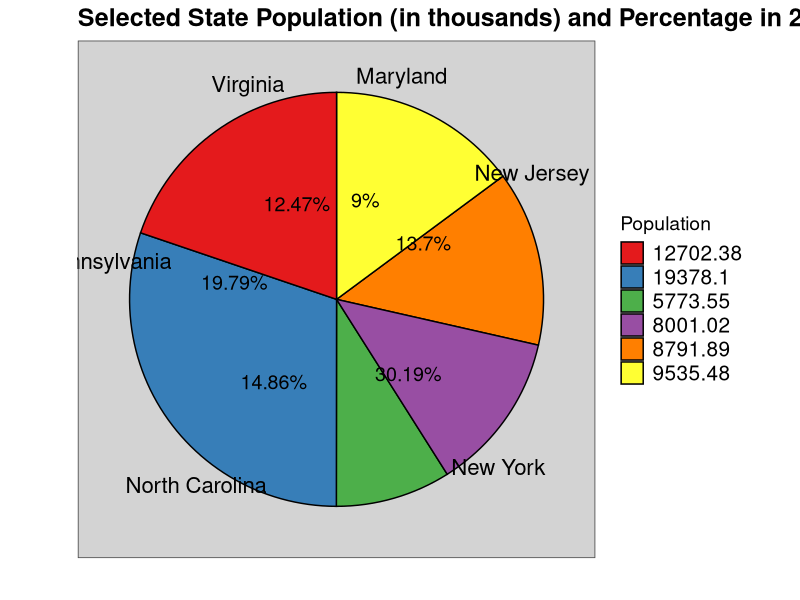

Recreate this plot in R.
# This script creates a pie chart using (a subset of) 'census_data.csv'.

# A description of 'census_data.csv' can be found in 'census_data_scrape_and_process.R'.
# To avoid an overwhelming plot, I will be using a subset of 'census_data.csv' consisting of
# observations for 6 states (North Carolina, Maryland, New Jersey, Pennsylvania, Virginia, 
# and New York) in 2010.

# Load packages.
library(data.table)
library(ggplot2)
library(ggthemes)

# Load data.
census_data = data.table(read.csv('census_data.csv', 
                                  header = T, 
                                  stringsAsFactors = F, 
                                  check.names = F))

#####
# SUBSET/PROCESS DATA.

  # Specify states of interest.
  states = c('North Carolina', 'Maryland', 'New Jersey', 'Pennsylvania', 
             'Virginia', 'New York')
  
  # Create data subset (specified above).
  census_subset = census_data[Name %in% states, .(Name, `2010`)]
  
  # Divide population values by 1000 for easier graph viewing.
  census_subset$`2010` = census_subset$`2010` / 1000
  
  # Compute percentage of total population accounted for by each state.
  
    # Compute percentage.
    census_subset$percent = round(100 * (census_subset$`2010` / sum(census_subset$`2010`)), 2)
  
    # Change to 'character' vector with form 'percent + %'.
    census_subset$percent = as.character(census_subset$percent)
    census_subset$percent = paste0(census_subset$percent, '%')
  
  # Specify locations for pie chart labels.
  
    # Count cumulative population.
    # This has no statistical or data significance, it's only to help with chart labels.
    census_subset$sum = cumsum(census_subset$`2010`)
    
    # Create 'offset_sum' column that will help with chart labels.
    census_subset$offset_sum = c(0, census_subset$sum[1:(nrow(census_subset) - 1)])
    
    # Create 'label_locations' column that specifies label locations on pie chart.
    census_subset$label_locations = (census_subset$sum + census_subset$offset_sum) / 2

#####  
# Plot data.
ggplot(data = census_subset, 
       aes(x = '', 
           y = `2010`, 
           fill = as.character(round(`2010`, 2)))) + 
geom_bar(stat = 'identity', 
         color = 'black') +
geom_text(aes(y = label_locations, 
              label = census_subset$percent), 
          size = 5) +
coord_polar('y') +
guides(fill = guide_legend(title = 'Population')) +
theme_few() +
theme(axis.ticks = element_blank(), 
      axis.text.x = element_text(color = 'black', 
                                 size = 16), 
      plot.title = element_text(face = 'bold', 
                                size = 18),
      panel.background = element_rect(fill = 'lightgrey', 
                                      colour = 'lightgrey'), 
      legend.text = element_text(size = 15), 
      legend.title = element_text(size = 14)) +
scale_y_continuous(breaks = census_subset$label_locations, 
                   labels = census_subset$Name) +
scale_fill_brewer(palette = 'Set1') +
ggtitle('Selected State Population (in thousands) and Percentage in 2010') +
xlab('') +
ylab('')